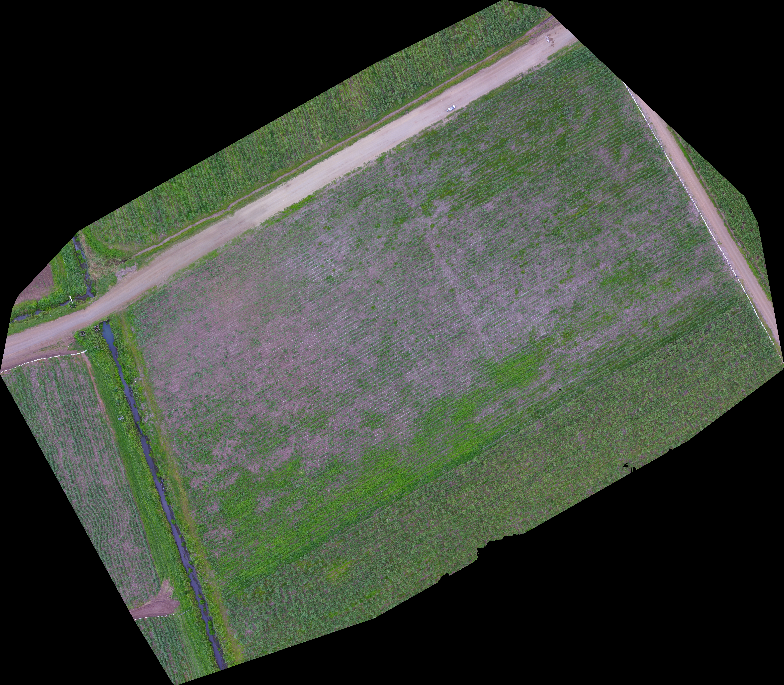
#> input picture Resultados/odm.tif, 784 x 685 px, given in place of odm_cortado.tif, which was not available
$ python FindRowsCrops.py
#> lines starting #> are read from the running program, lines starting #| are printed output that depends on the picture; pictures that were not available may be replaced by others from this repository, and a replacement may not be noted
### imag_tools.py
import cv2
import numpy as np

class raster_read(object):
	def __init__(self, file):
#> called with file = 'Raster/odm_cortado.tif'
		self.path = file
		self.raster_imagen = cv2.imread(self.path,cv2.IMREAD_COLOR)
#> self.raster_imagen is the input picture: shape (685, 784, 3); mean B, G, R 59.2, 69.7, 62.7
		self.raster_origen = self.raster_imagen

	def show_imagen(self):

		cv2.imshow('tif',self.raster_imagen)

	# [6 lines left out: function resize, not called in this run]


	def procesar(self,alpha = 0):

		# (0 < alpha < 1) Menor Contraste; (alpha > 1) Mayor Contraste; (alpha = 1) Sin Cambios
#> called with alpha = 1.5
		beta = 50 #Enter the beta value [0-100]

		b,g,r = cv2.split(self.raster_imagen)
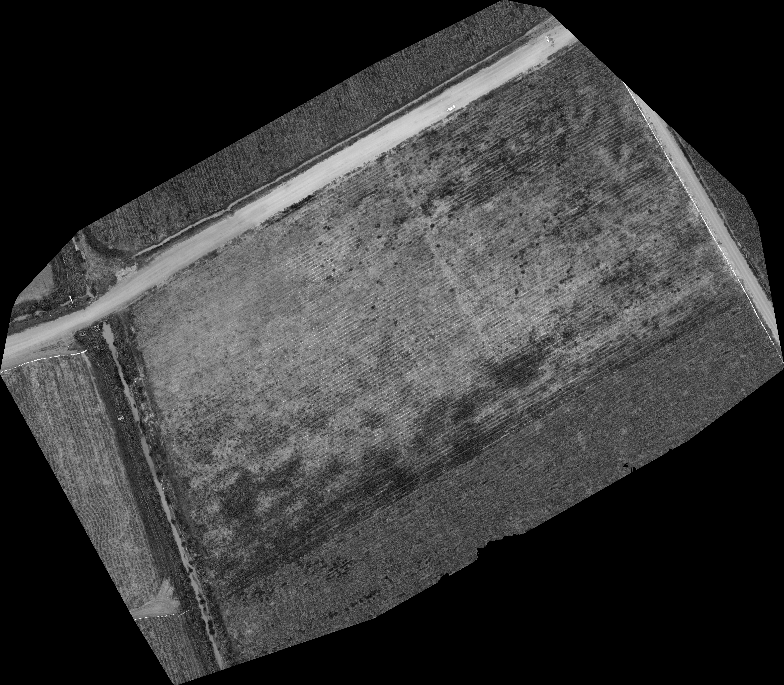
#> b: shape (685, 784); min 0, max 255, mean 59.2
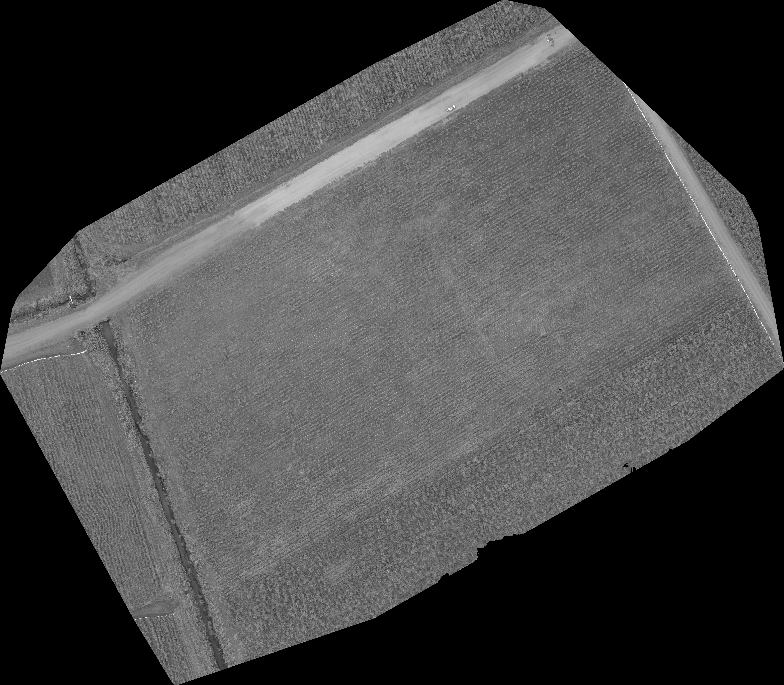
#> g: shape (685, 784); min 0, max 255, mean 69.7
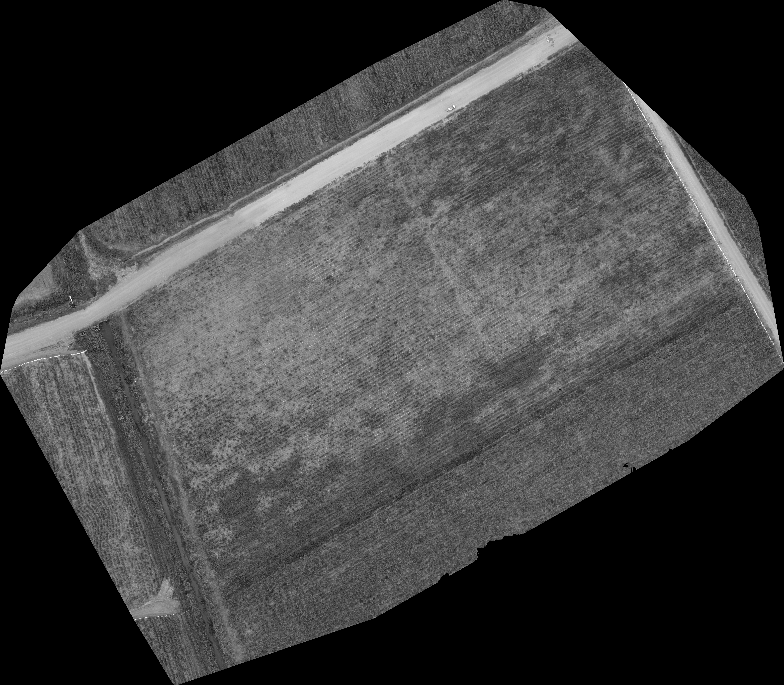
#> r: shape (685, 784); min 0, max 255, mean 62.7
		gscale = 2*g-r-b
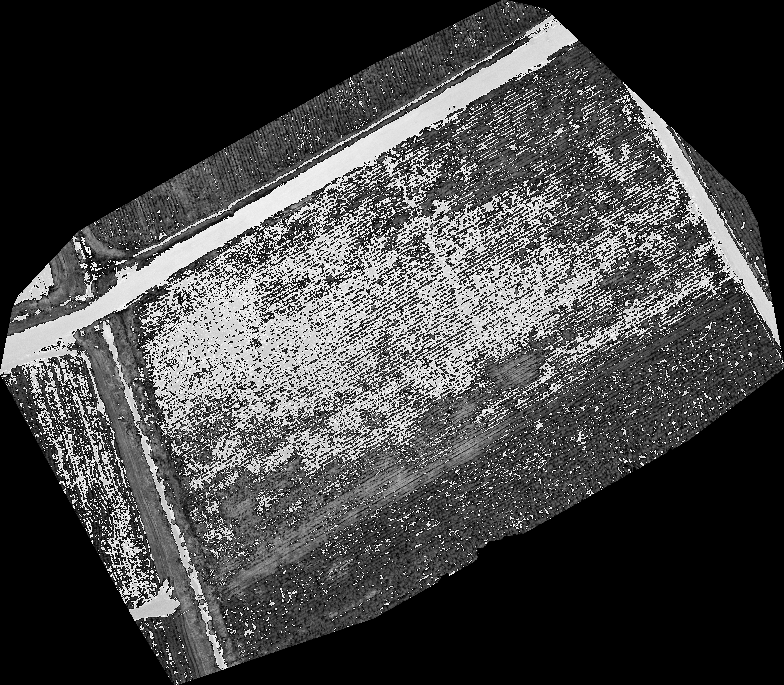
#> gscale: shape (685, 784); min 0, max 255, mean 68.5
		self.img_detection = cv2.Canny(gscale,280,290,apertureSize = 3)
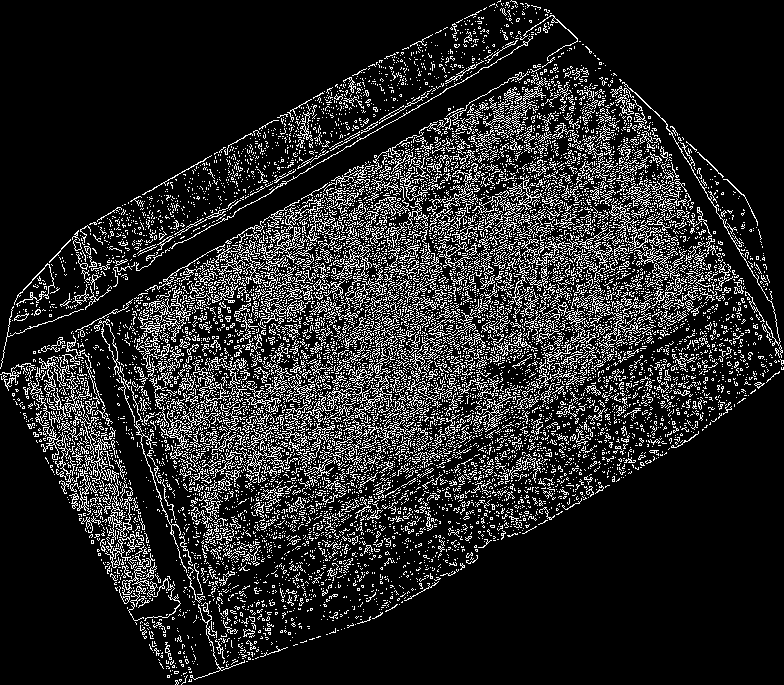
#> self.img_detection: shape (685, 784); 15% white in thin lines or dots

		#self.img_detection = cv2.addWeighted(self.raster_imagen, alpha, np.zeros(self.raster_imagen.shape, self.raster_imagen.dtype), 0, 0)
		#self.img_detection = cv2.cvtColor(self.img_detection, cv2.COLOR_BGR2GRAY)
		cv2.imshow('Proceso',gscale)


	# [23 lines left out: functions filter_imagen, save_imagen, not called in this run]


	def info(self):
		print('path archivo: ',self.path)


### FindRowsCrops.py
import cv2
import numpy as np

import imag_tools
from gdal_tools import raster_load


file = 'Raster/odm_cortado.tif'
fileout = 'Resultados/odm.tif'

# [4 lines of commented-out code are left out]


raster_img = imag_tools.raster_read(file)
#raster_img.resize(10)
raster_img.show_imagen()
raster_img.procesar(alpha = 1.5)
#raster_img.filter_imagen()
#raster_img.info()
#raster_img.save_imagen(fileout)

while(True):

	if cv2.waitKey(1) & 0xFF == ord("q"):
#> (key q is pressed here)
		break
